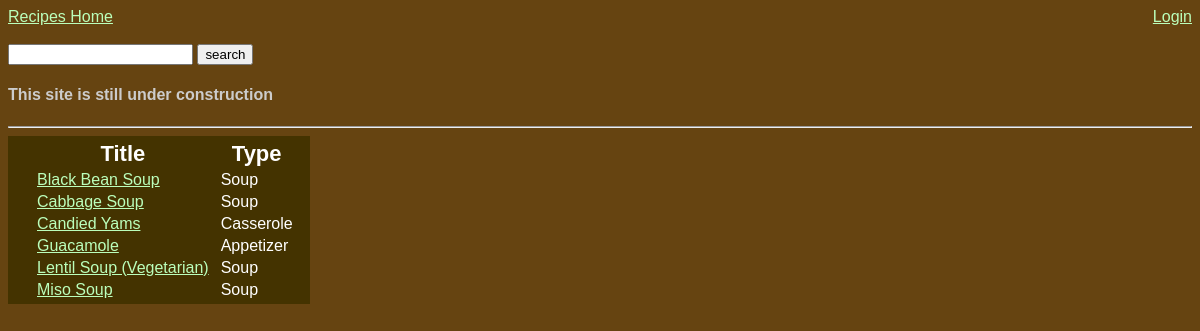
The page / on the database its author committed.
### tables this page shows
CREATE TABLE `recipes` (
  `indx` int(10) NOT NULL AUTO_INCREMENT,
  `title` varchar(100) DEFAULT NULL,
  `user` varchar(50) DEFAULT NULL,
  `type` varchar(100) DEFAULT NULL,
  `imageLocation` varchar(500) DEFAULT NULL,
  `ingredients` varchar(5000) DEFAULT NULL,
  `directions` varchar(5000) DEFAULT NULL,
  PRIMARY KEY (`indx`)
);

### auth.php (called while the page is built, shortened)
<?php
class User {
    var $loggedIn = false;
    function checkLoggedIn() {
        return $this->loggedIn;
    }
}
?>

### index.php (the view, shortened to what this page needs)
<?php
    include("header.php");
    $result = mysql_query("select * from recipes order by title");
    echo "<table>";
    echo "<th></th><th>Title</th><th>Type</th>";
    while($row = mysql_fetch_array($result)){
        echo "<tr><td>";
        echo "</td>
            <td><a href=\"showForm.php?indx=".$row['indx']."\">".$row['title']."</a></td>
            <td>".$row['type']."</td>
            </tr>";
    }
    echo '</table>';
    include("footer.php");
?>

### header.php (shortened to what this page needs)
<?php
    include("auth.php");
    echo "
        <!DOCTYPE HTML>
            <head>
                <title>Recipes</title>
                <link rel=\"stylesheet\" type=\"text/css\" href=\"recipestyle.css\" />
            </head>
            <body>
        ";
    if(isset($_SESSION['currentUser']) && $_SESSION['currentUser']->checkLoggedIn()){
        $_SESSION['currentUser']->dbConnect();
        echo "
            <div style=\"float:right;\">
            <a href=\"addRecipe.php\">New Recipe</a> |
            <a href=\"editUser.php\">Edit Account</a> |
            <a href=\"logout.php\">Logout</a><br /><br />
            You are logged in as ".$_SESSION['currentUser']->username;
        if($_SESSION['currentUser']->userlevel==1){
            echo '<br /><br />
                Welcome, '.$_SESSION['currentUser']->firstname.'.
                <a href="admin.php">Admin Home</a>
                ';
        }
        echo '</div>';
    }else {
        echo "
            <div style=\"float:right;\">
            <a href=\"login.php\">Login</a><br /><br />
            </div>
            ";
    }
    echo "<a href=\".\">Recipes Home</a><br /><br />";
    echo "
        <form action=\"searchRecipes.php\" method=\"get\">
            <input type=\"text\" name=\"searchfield\" value=\"".$_GET['searchfield']."\"; ?>
        <input type=\"submit\" value=\"search\" />
        </form>
        ";
    echo "<h4>This site is still under construction</h4><hr />";
?>

### footer.php (shortened to what this page needs)
    </body>
</html>

### recipestyle.css (style rules this page uses)
body { background-color:#641; color:#ccc; font-size:16px; font-family:helvetica, sans-serif; }
a:link { color:#bfb; }
table { background-color:#430; color:#fff; padding:2px 10px 2px 10px; }
td { padding-left:5px; padding-right:5px; }
th { font-size:22px; }
form { display:inline; }

### rows shown on the page
recipes: title "Black Bean Soup", type "Soup"
recipes: title "Cabbage Soup", type "Soup"
recipes: title "Candied Yams", type "Casserole"
recipes: title "Guacamole", type "Appetizer"
recipes: title "Lentil Soup (Vegetarian)", type "Soup"
recipes: title "Miso Soup", type "Soup"
